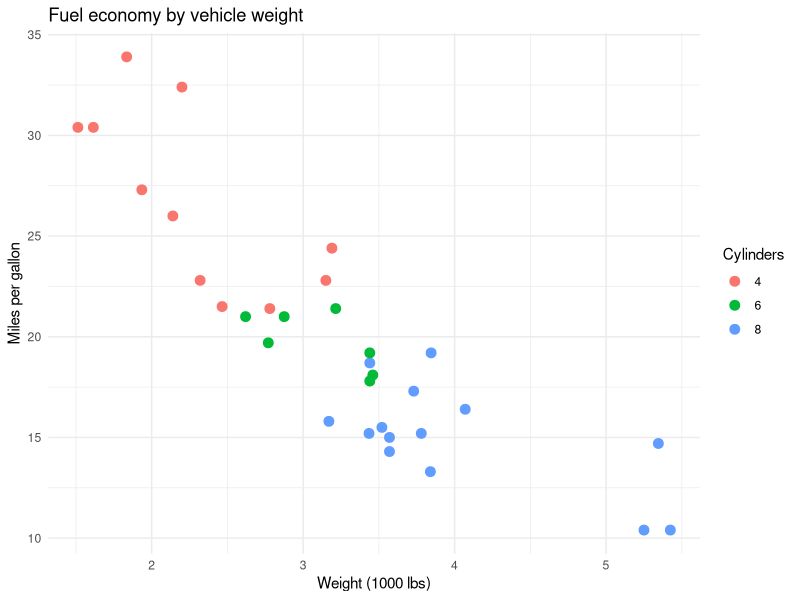

Here is the R script that generated this plot:
## ---- chunk 1
#| message: false
library(tidyverse)
## ---- chunk 2
ggplot(mtcars, aes(x = wt, y = mpg, color = factor(cyl))) +
  geom_point(size = 3) +
  labs(
    title = "Fuel economy by vehicle weight",
    x = "Weight (1000 lbs)",
    y = "Miles per gallon",
    color = "Cylinders"
  ) +
  theme_minimal()
